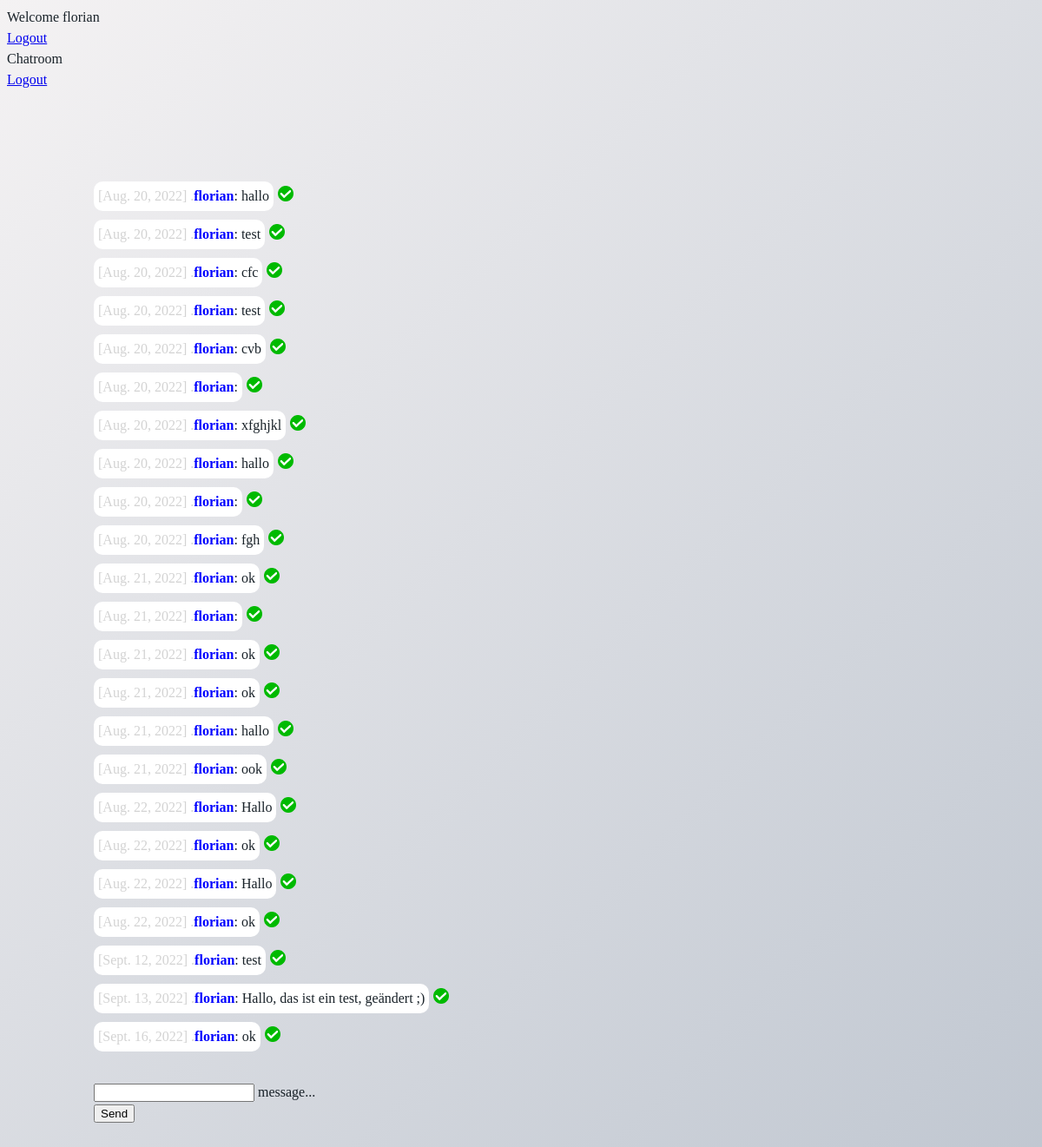
Page /chat/ (signed in) on the earlier database version.
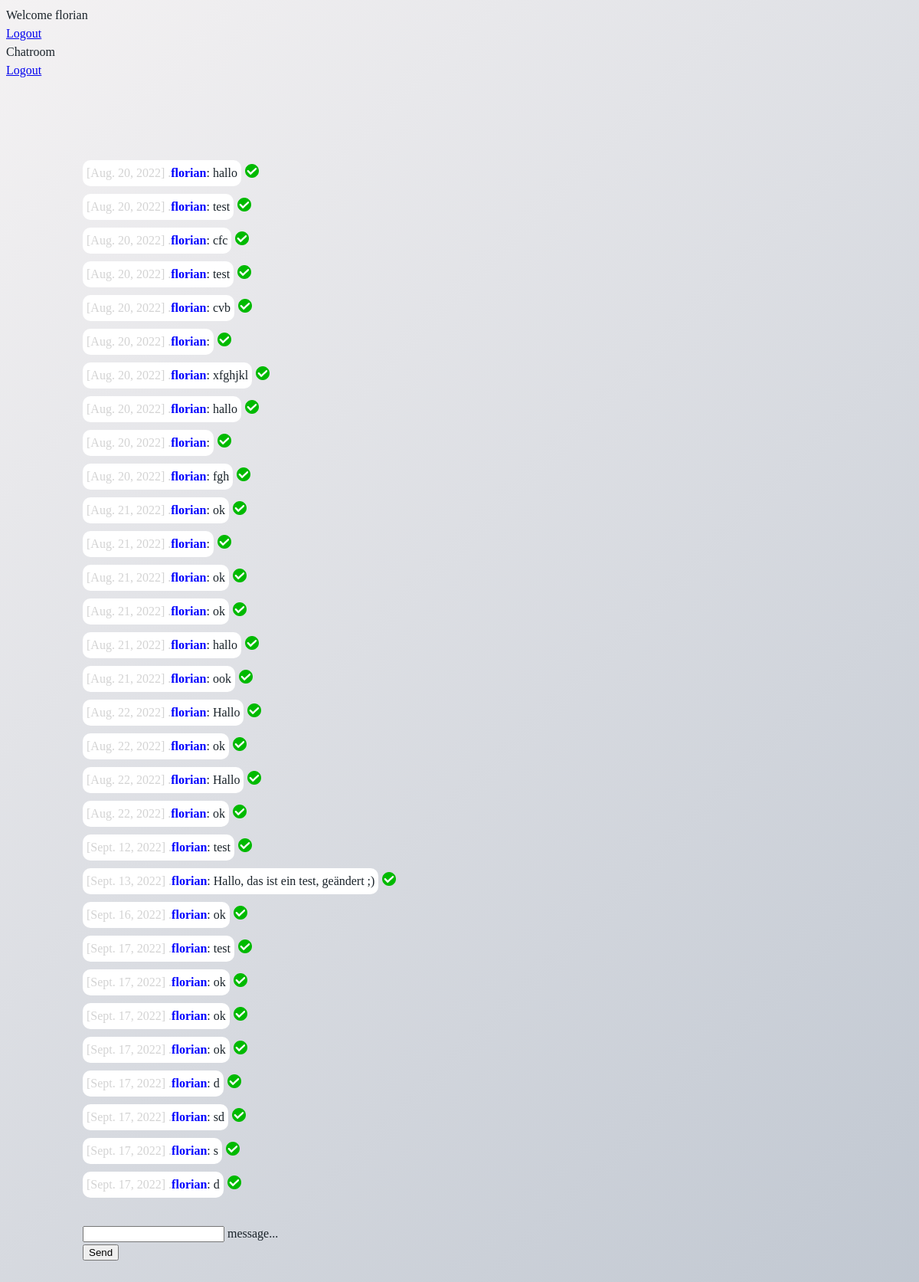
Same page on the later database version.
### chat/models.py (models this page shows)
class Message(models.Model):
    text = models.CharField(max_length=500)
    chreated_at = models.DateField(default=date.today)
    chat = models.ForeignKey(Chat, on_delete=models.CASCADE, related_name='chat_message_set', default=None, blank=True, null=True) # Die letzten 3: Standartwert ist nichts, wir dürfen nichts reingeben und die Datenbank akzeptiert nichts.
    author = models.ForeignKey(settings.AUTH_USER_MODEL, on_delete=models.CASCADE, related_name='author_message_set')
    receiver = models.ForeignKey(settings.AUTH_USER_MODEL, on_delete=models.CASCADE, related_name='receiver_message_set')

### chat/views.py (the view)
# urls.py: path('chat/', index),
@login_required(login_url='/login/')
def index(request):
    if request.method == 'POST':
        myChat = Chat.objects.get(id=1)
        new_message = Message.objects.create(text=request.POST['textmessage'], chat = myChat, author = request.user, receiver = request.user)
        serializers_obj = serializers.serialize('json', [new_message])
        return JsonResponse(serializers_obj[1:-1], safe=False)
    chatMessages = Message.objects.filter(chat__id=1)
    return render(request, 'chat/index.html', {'messages': chatMessages})

### chat/templates/chat/index.html (shortened to what this page needs)
{% extends "base.html" %}
{% block content %}
{% if request.user.is_authenticated %}
<div id="messageContainer">
    {% for message in messages %}
    <div class="box">
        <div class="message-bubble">
            <span style="color: lightgray">[{{message.chreated_at}}]     .</span> <b style="color: blue;">{{message.author}}</b>: {{ message.text }}
        </div>
        <div>
            <img src="/static/img/check(1).png">
        </div>
    </div>
    {% endfor %}
</div>
<form onsubmit="sendMessage(); return false;" method="post" style="margin-top: 30px;">
    <div class="mdl-textfield mdl-js-textfield mdl-textfield--floating-label">
        <input required name="textmessage" class="mdl-textfield__input" type="text" id="messageField">
        <label class="mdl-textfield__label" for="messageField">message...</label>
    </div>
    <button onclick="clear()"
        class="mdl-button mdl-js-button mdl-button--raised mdl-js-ripple-effect mdl-button--accent">
        Send
    </button>
</form>
{% else %}
<h2>Nicht eingeloggt</h2>
<p>Bitte logge dich <a href="/login/">hier</a> ein.</p>
{% endif %}
{% endblock %}

### templates/base.html (shortened to what this page needs)
<!DOCTYPE html>
<html lang="en">
<head>
    <link rel="stylesheet" href="https://code.getmdl.io/1.3.0/material.indigo-pink.min.css">
    {% load static %}
    <link rel="stylesheet" href="{% static 'css/styles.css' %}">
</head>
<body>
    <div class="mdl-layout mdl-js-layout mdl-layout--fixed-header">
        <header class="mdl-layout__header">
            <div class="mdl-layout__header-row">
                <span class="mdl-layout-title">
                    {% if request.user.is_authenticated %}
                    Welcome {{request.user}}
                    {% else %}
                    Welcome! Please log in.
                    {% endif %}
                </span>
                <nav class="mdl-navigation mdl-layout--large-screen-only">
                    {% if request.user.is_authenticated %}
                    <a class="mdl-navigation__link" href="/logout">Logout</a>
                    {% endif %}
                </nav>
            </div>
        </header>
        <div class="mdl-layout__drawer">
            <span class="mdl-layout-title">Chatroom</span>
            <nav class="mdl-navigation">
                {% if request.user.is_authenticated %}
                <a class="mdl-navigation__link" href="/logout">Logout</a>
                {% endif %}
            </nav>
        </div>
        <main class="mdl-layout__content">
            <div class="page-content">
                {% block content %}
                {% endblock %}
            </div>
        </main>
    </div>
</body>
</html>

### static/css/styles.css (style rules this page uses)
.page-content { padding: 100px 100px; }
.message-bubble { display: flex; padding: 5px; margin-top: 5px; margin-bottom: 5px; width: fit-content; border-radius: 10px; background-color: white; }
html { line-height: 1.5; font-weight: 300; color: #192229; background: linear-gradient(135deg, #F4F2F3, #BFC6D0); }
.box { display: flex; align-items: center; }
.box img { width: 18px; margin-left: 5px; }

Differences in the rows shown:
added Message: chreated_at "Sept. 17, 2022", author "florian", text "test"
added Message: chreated_at "Sept. 17, 2022", author "florian", text "ok"
added Message: chreated_at "Sept. 17, 2022", author "florian", text "ok"
added Message: chreated_at "Sept. 17, 2022", author "florian", text "ok"
added Message: chreated_at "Sept. 17, 2022", author "florian", text "d"
added Message: chreated_at "Sept. 17, 2022", author "florian", text "sd"
added Message: chreated_at "Sept. 17, 2022", author "florian", text "s"
added Message: chreated_at "Sept. 17, 2022", author "florian", text "d"
